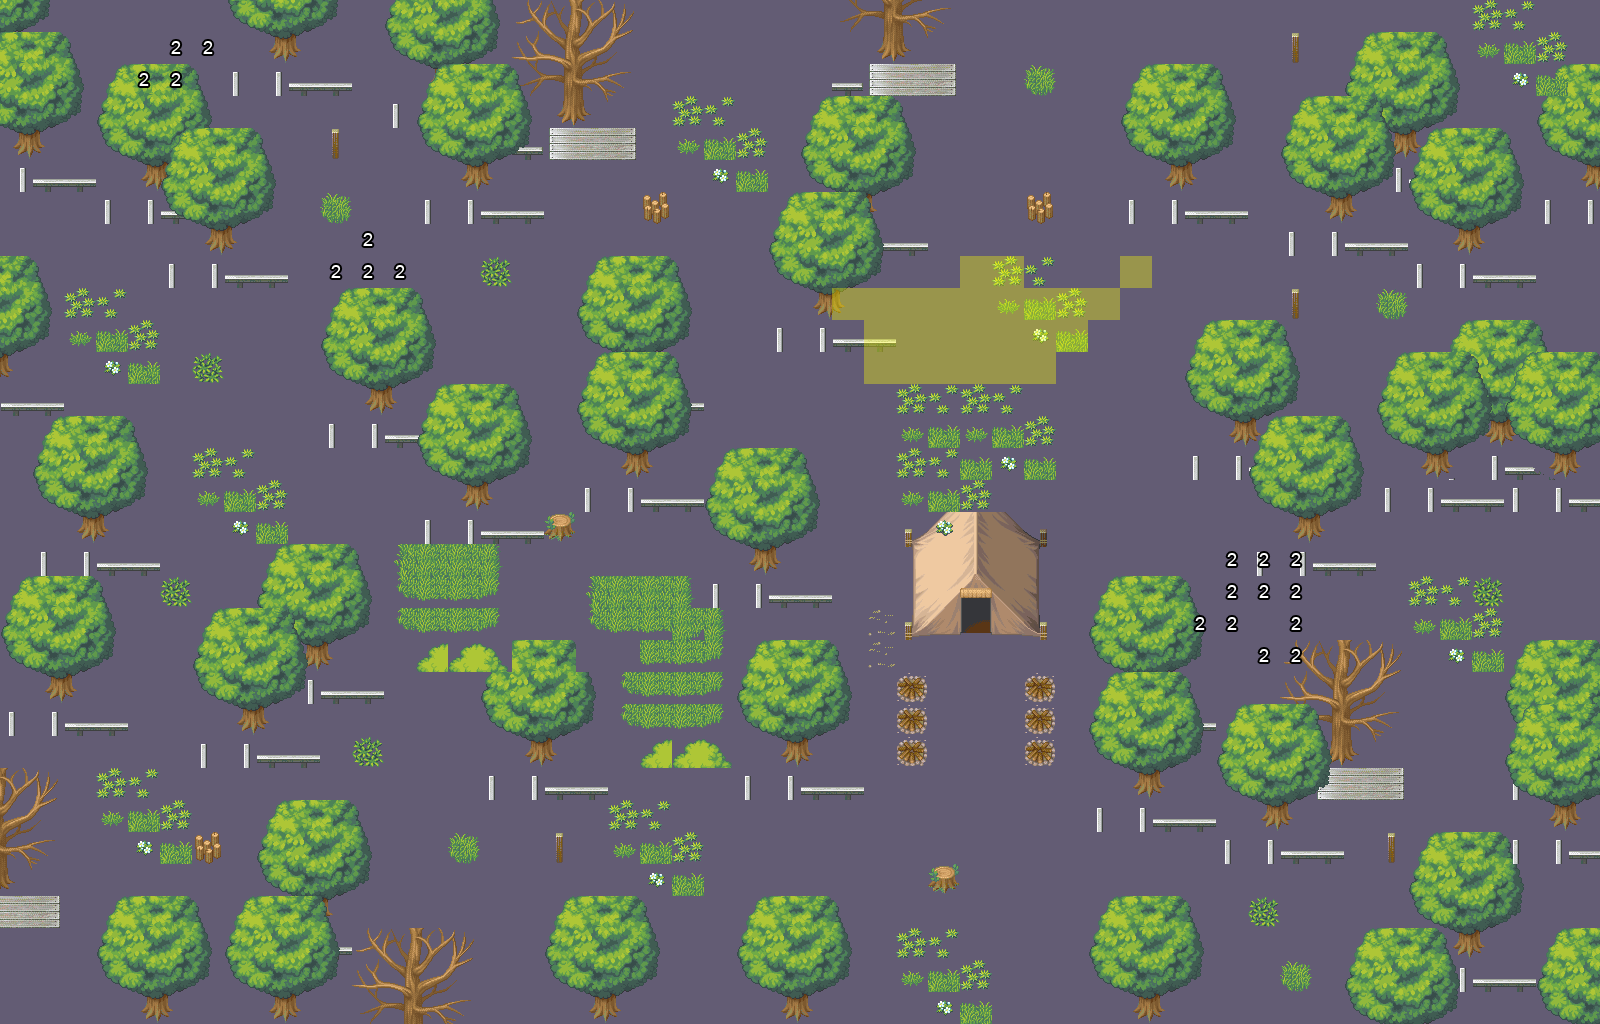

A level layout from a 2D game, rendered from its tile map. Below: a short description, then the map file with tile-grid data replaced by summaries:
An orthogonal 50x32 tile map with 32x32 px tiles, 5 tile layers (Layer 1, Layer 2, Layer 3, config, ...), 2 tilesets and 1 object (infoplayer).

<map version="1.0" orientation="orthogonal" width="50" height="32" tilewidth="32" tileheight="32">
 <tileset firstgid="1" name="campamento" tilewidth="32" tileheight="32">
  <image source="camp.png" trans="ff00ff" />
  <tile id="89">
   <properties>
    <property name="block" value="" />
   </properties>
  </tile>
 </tileset>
 <tileset firstgid="161" name="config" tilewidth="32" tileheight="32">
  <image source="config.png" />
 </tileset>
 <layer name="Layer 1" width="50" height="32">
  <data>[1600 cells, 1600 non-empty, 1 distinct tile ids]</data>
 </layer>
 <layer name="Layer 2" width="50" height="32">
  <data>[1600 cells, 648 non-empty, 85 distinct tile ids]</data>
 </layer>
 <layer name="Layer 3" width="50" height="32">
  <data>[1600 cells, 395 non-empty, 26 distinct tile ids]</data>
 </layer>
 <objectgroup name="Eventos" width="50" height="32">
  <object name="Heroe" type="infoplayer" x="556" y="531">
   <properties>
    <property name="charaset" value="chara.png" />
   </properties>
  </object>
 </objectgroup>
 <layer name="config" width="50" height="32">
  <data>[1600 cells, 111 non-empty, 1 distinct tile ids]</data>
 </layer>
 <layer name="priority" width="50" height="32">
  <data>[1600 cells, 44 non-empty, 2 distinct tile ids]</data>
 </layer>
</map>
